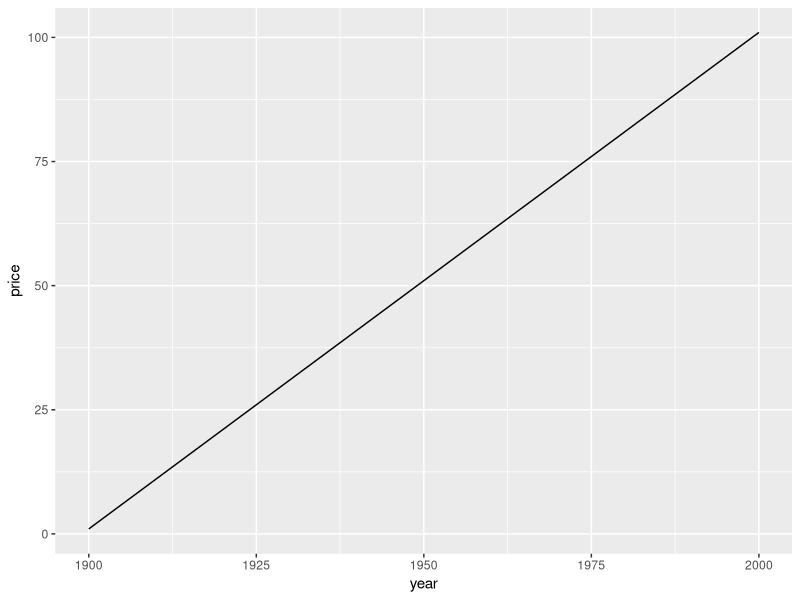
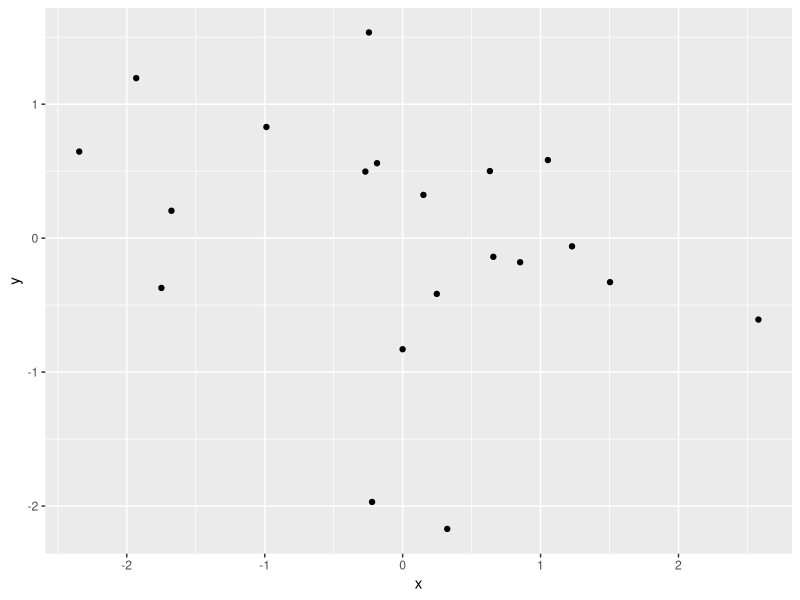
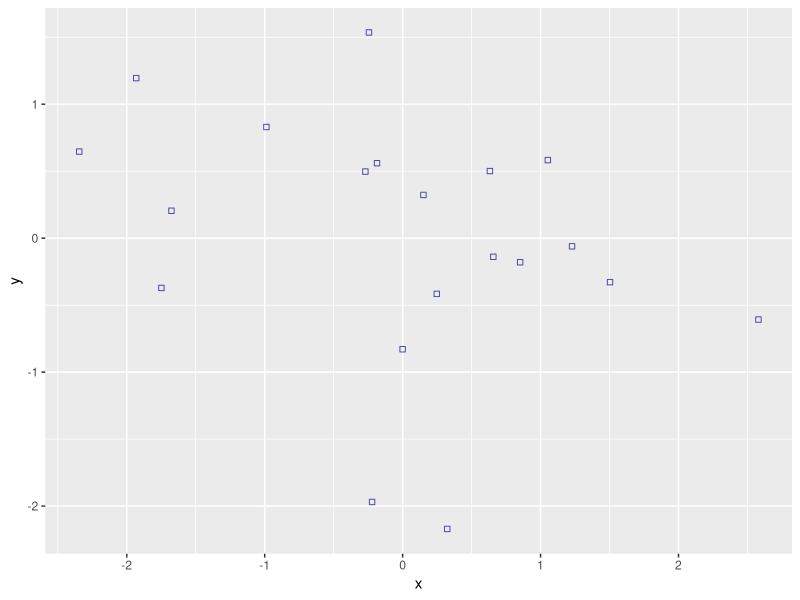
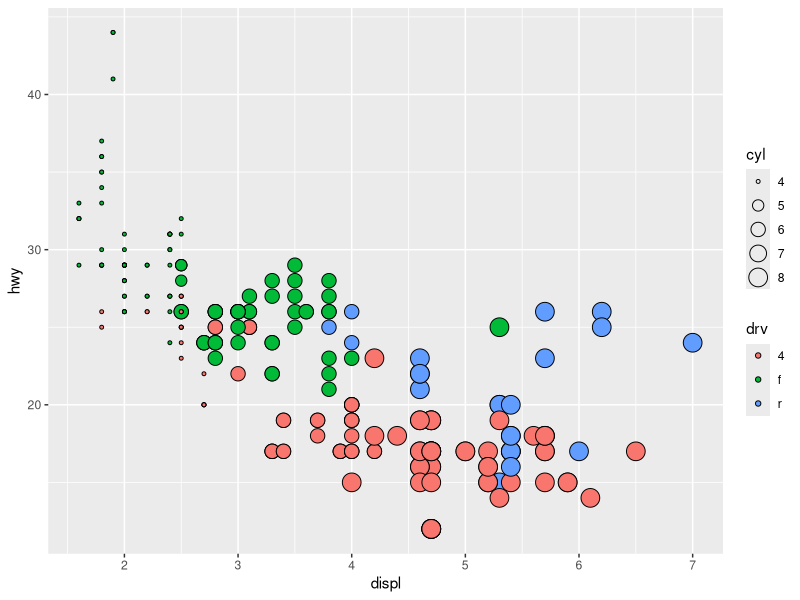
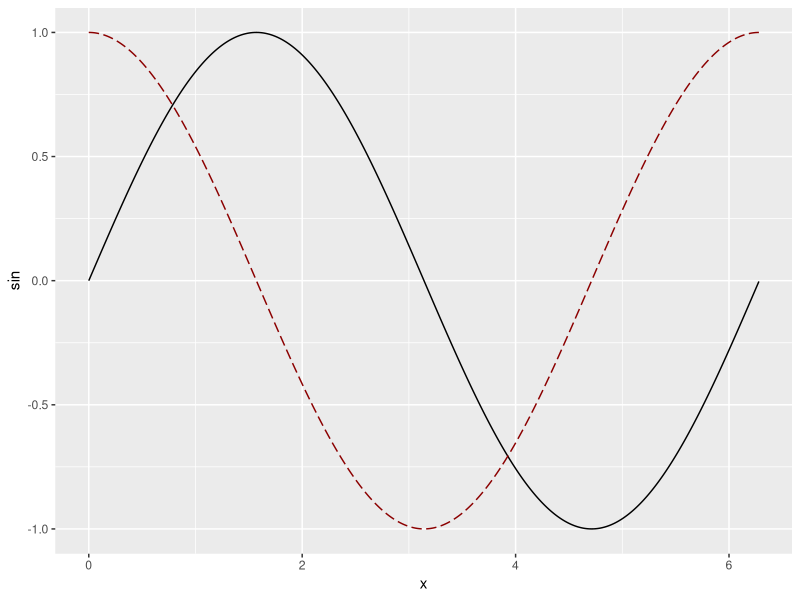
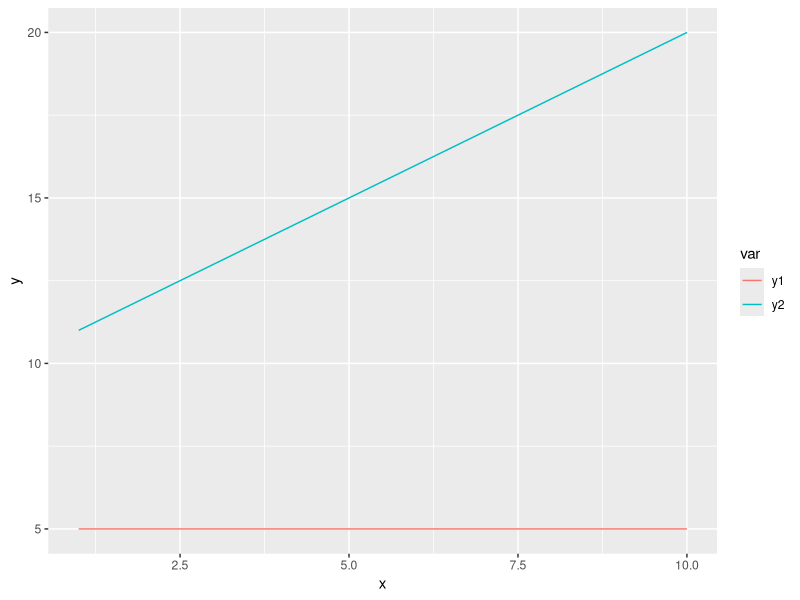
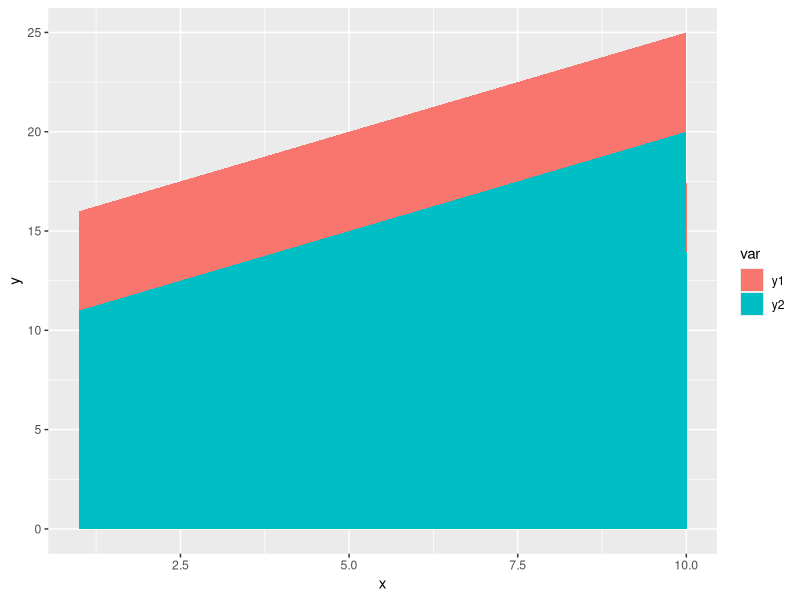
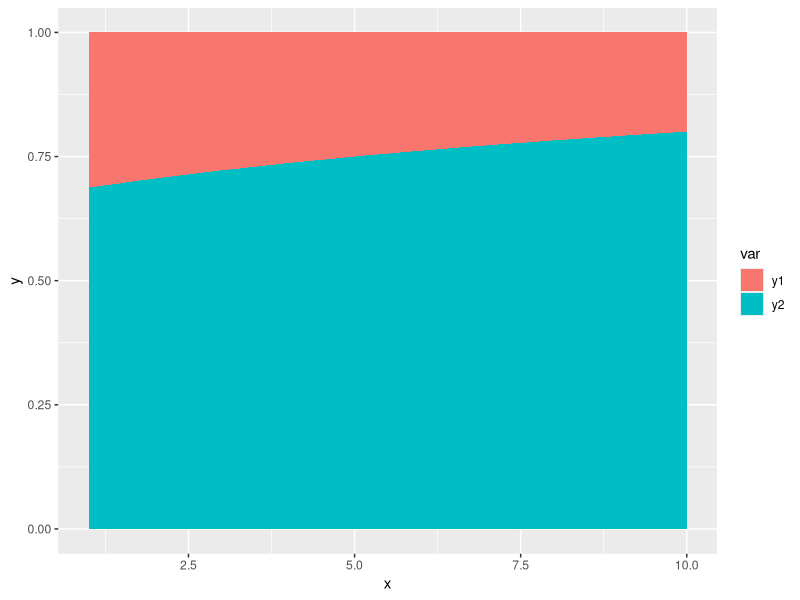

Reproduce these figures in R, in order.
library(ggplot2)
# ggplot2 example
line_data <- data.frame(year=1900:2000, price=1:101)
ggplot(line_data, aes(x=year, y=price)) + geom_line()
# Conversion between long and wide data
d_wide <- data.frame(Company = c("A", "B", "C"), SalesDrinks = c(300, 200, 50),
                     SalesFood = c(400, 100, 0))
library(reshape2)
melt(d_wide, id.vars = "Company")
# Plot types: scatter plot
points <- data.frame(x=rnorm(20), y=rnorm(20))
p1 <- ggplot(points, aes(x, y)) + geom_point()
p1
p2 <- ggplot(points, aes(x, y)) + geom_point(alpha=0.7, color="darkblue",  shape = 0)
p2
colnames(mpg)
ggplot(mpg, aes(x=displ, y=hwy)) +
  geom_point(aes(size=cyl, fill=drv), shape=21)
# Plot types: line plot
x <- seq(0,2*pi, by=0.01)
data_sin_cos <- data.frame(x=x, sin=sin(x), cos=cos(x))
ggplot(data_sin_cos, aes(x)) +
  geom_line(aes(y=sin)) +
  geom_line(aes(y=cos), color="darkred", linetype="longdash")
# Draw two line: use var to divide group
data_lines2 <- data.frame(x=c(1:10, 1:10),
                          var=c(rep("y1", 10), rep("y2", 10)),
                          y=c(rep(5,10), 11:20))
ggplot(data_lines2) +
  geom_line(aes(x=x, y=y, group=var, color=var))
# Plot types: area chart
# stacks the areas on top of each other
ggplot(data_lines2) +
  geom_area(aes(x=x, y=y, fill=var, group=var), position="stack")
# relative values for each group out of 100%
ggplot(data_lines2) +
  geom_area(aes(x=x, y=y, fill=var, group=var), position="fill")
# Plot types: bar chart
grades_freq <- data.frame(grade=c("good", "fair", "bad"),
                          freq=c(3,2,5))
ggplot(grades_freq) +
  geom_bar(aes(grade,freq), stat="identity")
# automatically counts the frequency of observations
grades <- data.frame(grade=c("good", "good", "good", "fair", "fair",
                             "bad", "bad", "bad",
                             "bad", "bad"))
ggplot(grades) +
  geom_bar(aes(grade), stat="count")
# Stacked bar chart
summary(diamonds)
head(diamonds)
ggplot(diamonds) +
  geom_bar(aes(x=color, fill=cut), stat = "count")
# Grouped bar chart
ggplot(diamonds) +
  geom_bar(aes(x=color, fill=cut), stat = "count", position="dodge")
# Histogram
head(points)
ggplot(points) +
  geom_histogram(aes(x), binwidth = 0.1, fill="steelblue", color="black")
# Y as density
ggplot(points) +
  geom_histogram(aes(x, y=..density..), binwidth = 0.1, fill="steelblue", color="black")
# Box Plot
height <- data.frame(gender=c(rep("m", 100), rep("f", 100)), 
                     height=c(rnorm(100,mean=175), rnorm(100, mean=172)))
ggplot(height) +
  geom_boxplot(aes(gender, height))
# Density Plot (smooth alternative of a histogram)
ggplot(height) +
  geom_density(aes(x=height, fill=gender), stat = "density", alpha=0.6)
